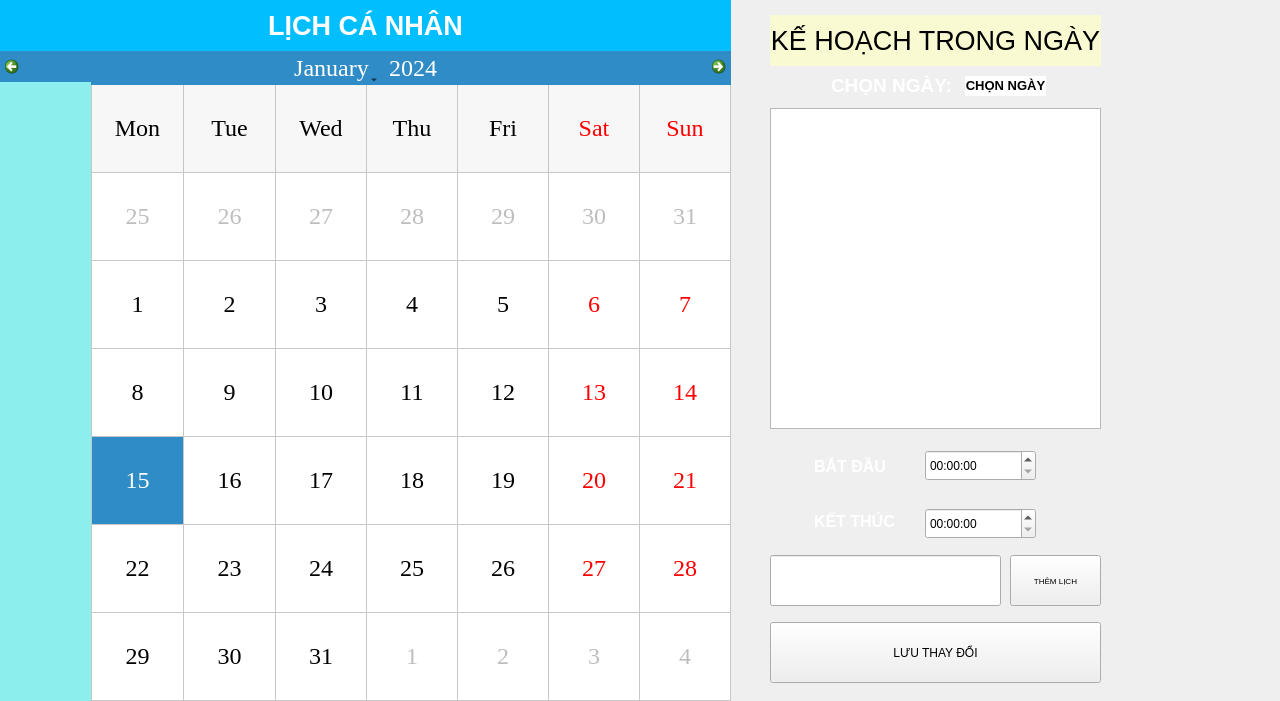
<?xml version="1.0" encoding="UTF-8"?>
<ui version="4.0">
 <class>MainWindow</class>
 <widget class="QMainWindow" name="MainWindow">
  <property name="enabled">
   <bool>true</bool>
  </property>
  <property name="geometry">
   <rect>
    <x>0</x>
    <y>0</y>
    <width>1280</width>
    <height>701</height>
   </rect>
  </property>
  <property name="font">
   <font>
    <kerning>true</kerning>
   </font>
  </property>
  <property name="windowTitle">
   <string>MainWindow</string>
  </property>
  <property name="accessibleDescription">
   <string/>
  </property>
  <property name="layoutDirection">
   <enum>Qt::LeftToRight</enum>
  </property>
  <property name="autoFillBackground">
   <bool>true</bool>
  </property>
  <property name="inputMethodHints">
   <set>Qt::ImhNone</set>
  </property>
  <widget class="QWidget" name="centralwidget">
   <property name="layoutDirection">
    <enum>Qt::LeftToRight</enum>
   </property>
   <widget class="QCalendarWidget" name="calendarWidget">
    <property name="geometry">
     <rect>
      <x>0</x>
      <y>50</y>
      <width>731</width>
      <height>651</height>
     </rect>
    </property>
    <property name="font">
     <font>
      <family>Times New Roman</family>
      <pointsize>18</pointsize>
      <bold>true</bold>
     </font>
    </property>
    <property name="mouseTracking">
     <bool>false</bool>
    </property>
    <property name="tabletTracking">
     <bool>false</bool>
    </property>
    <property name="autoFillBackground">
     <bool>true</bool>
    </property>
    <property name="styleSheet">
     <string notr="true">Bold;
font: 18pt;</string>
    </property>
    <property name="gridVisible">
     <bool>true</bool>
    </property>
    <property name="selectionMode">
     <enum>QCalendarWidget::SingleSelection</enum>
    </property>
    <property name="horizontalHeaderFormat">
     <enum>QCalendarWidget::ShortDayNames</enum>
    </property>
    <property name="navigationBarVisible">
     <bool>true</bool>
    </property>
    <property name="dateEditEnabled">
     <bool>true</bool>
    </property>
   </widget>
   <widget class="QLabel" name="label">
    <property name="geometry">
     <rect>
      <x>0</x>
      <y>0</y>
      <width>731</width>
      <height>51</height>
     </rect>
    </property>
    <property name="styleSheet">
     <string notr="true">font-size: 20pt;
background: #01BFFF;
color: white;
</string>
    </property>
    <property name="text">
     <string>&lt;html&gt;&lt;head/&gt;&lt;body&gt;&lt;p&gt;&lt;span style=&quot; font-weight:700;&quot;&gt;LỊCH CÁ NHÂN&lt;/span&gt;&lt;/p&gt;&lt;/body&gt;&lt;/html&gt;</string>
    </property>
    <property name="alignment">
     <set>Qt::AlignCenter</set>
    </property>
   </widget>
   <widget class="QLabel" name="label_2">
    <property name="geometry">
     <rect>
      <x>770</x>
      <y>15</y>
      <width>331</width>
      <height>51</height>
     </rect>
    </property>
    <property name="font">
     <font>
      <pointsize>17</pointsize>
     </font>
    </property>
    <property name="styleSheet">
     <string notr="true">font-size: 17pt;
background:#FAFAD2;
color: write;
bold;
</string>
    </property>
    <property name="text">
     <string>&lt;html&gt;&lt;head/&gt;&lt;body&gt;&lt;p&gt;&lt;span style=&quot; font-size:20pt;&quot;&gt;KẾ HOẠCH TRONG NGÀY&lt;/span&gt;&lt;/p&gt;&lt;/body&gt;&lt;/html&gt;</string>
    </property>
    <property name="alignment">
     <set>Qt::AlignCenter</set>
    </property>
   </widget>
   <widget class="QPushButton" name="addButton">
    <property name="geometry">
     <rect>
      <x>1010</x>
      <y>555</y>
      <width>91</width>
      <height>51</height>
     </rect>
    </property>
    <property name="font">
     <font>
      <pointsize>6</pointsize>
      <italic>false</italic>
      <bold>false</bold>
     </font>
    </property>
    <property name="styleSheet">
     <string notr="true">font: 6pt;</string>
    </property>
    <property name="text">
     <string>THÊM LỊCH</string>
    </property>
   </widget>
   <widget class="QLabel" name="label_3">
    <property name="geometry">
     <rect>
      <x>0</x>
      <y>82</y>
      <width>91</width>
      <height>621</height>
     </rect>
    </property>
    <property name="styleSheet">
     <string notr="true">background: #8DEEEE;</string>
    </property>
    <property name="text">
     <string/>
    </property>
   </widget>
   <widget class="QLabel" name="label_4">
    <property name="geometry">
     <rect>
      <x>965</x>
      <y>76</y>
      <width>81</width>
      <height>20</height>
     </rect>
    </property>
    <property name="styleSheet">
     <string notr="true">font: 13pt;
background-color: rgb(255, 255, 255);</string>
    </property>
    <property name="text">
     <string>&lt;html&gt;&lt;head/&gt;&lt;body&gt;&lt;p&gt;&lt;span style=&quot; font-size:10pt; font-weight:700; color:#000000;&quot;&gt;CHỌN NGÀY&lt;/span&gt;&lt;/p&gt;&lt;/body&gt;&lt;/html&gt;</string>
    </property>
    <property name="alignment">
     <set>Qt::AlignCenter</set>
    </property>
   </widget>
   <widget class="QLabel" name="label_5">
    <property name="geometry">
     <rect>
      <x>814</x>
      <y>456</y>
      <width>81</width>
      <height>21</height>
     </rect>
    </property>
    <property name="text">
     <string>&lt;html&gt;&lt;head/&gt;&lt;body&gt;&lt;p&gt;&lt;span style=&quot; font-size:12pt; font-weight:700; color:#ffffff;&quot;&gt;BẮT ĐẦU&lt;/span&gt;&lt;/p&gt;&lt;/body&gt;&lt;/html&gt;</string>
    </property>
   </widget>
   <widget class="QLabel" name="label_6">
    <property name="geometry">
     <rect>
      <x>814</x>
      <y>512</y>
      <width>81</width>
      <height>20</height>
     </rect>
    </property>
    <property name="text">
     <string>&lt;html&gt;&lt;head/&gt;&lt;body&gt;&lt;p&gt;&lt;span style=&quot; font-size:12pt; font-weight:700; color:#ffffff;&quot;&gt;KẾT THÚC&lt;/span&gt;&lt;/p&gt;&lt;/body&gt;&lt;/html&gt;</string>
    </property>
   </widget>
   <widget class="QPushButton" name="saveButton">
    <property name="geometry">
     <rect>
      <x>770</x>
      <y>622</y>
      <width>331</width>
      <height>61</height>
     </rect>
    </property>
    <property name="text">
     <string>LƯU THAY ĐỔI</string>
    </property>
   </widget>
   <widget class="QListWidget" name="tasksListWidget">
    <property name="geometry">
     <rect>
      <x>770</x>
      <y>108</y>
      <width>331</width>
      <height>321</height>
     </rect>
    </property>
   </widget>
   <widget class="QLineEdit" name="taskLineEdit">
    <property name="geometry">
     <rect>
      <x>770</x>
      <y>555</y>
      <width>231</width>
      <height>51</height>
     </rect>
    </property>
   </widget>
   <widget class="QTimeEdit" name="timeIn">
    <property name="geometry">
     <rect>
      <x>925</x>
      <y>450</y>
      <width>111</width>
      <height>31</height>
     </rect>
    </property>
   </widget>
   <widget class="QTimeEdit" name="timeOut">
    <property name="geometry">
     <rect>
      <x>925</x>
      <y>508</y>
      <width>111</width>
      <height>31</height>
     </rect>
    </property>
   </widget>
   <widget class="QLabel" name="label_7">
    <property name="geometry">
     <rect>
      <x>831</x>
      <y>70</y>
      <width>131</width>
      <height>31</height>
     </rect>
    </property>
    <property name="text">
     <string>&lt;html&gt;&lt;head/&gt;&lt;body&gt;&lt;p&gt;&lt;span style=&quot; font-size:14pt; font-weight:700; color:#ffffff;&quot;&gt;CHỌN NGÀY:&lt;/span&gt;&lt;/p&gt;&lt;/body&gt;&lt;/html&gt;</string>
    </property>
   </widget>
  </widget>
 </widget>
 <resources/>
 <connections/>
</ui>
